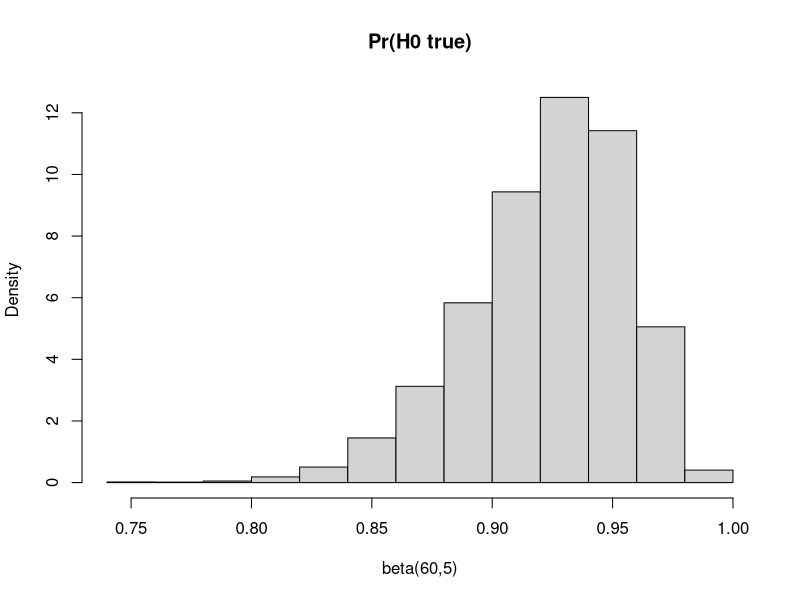
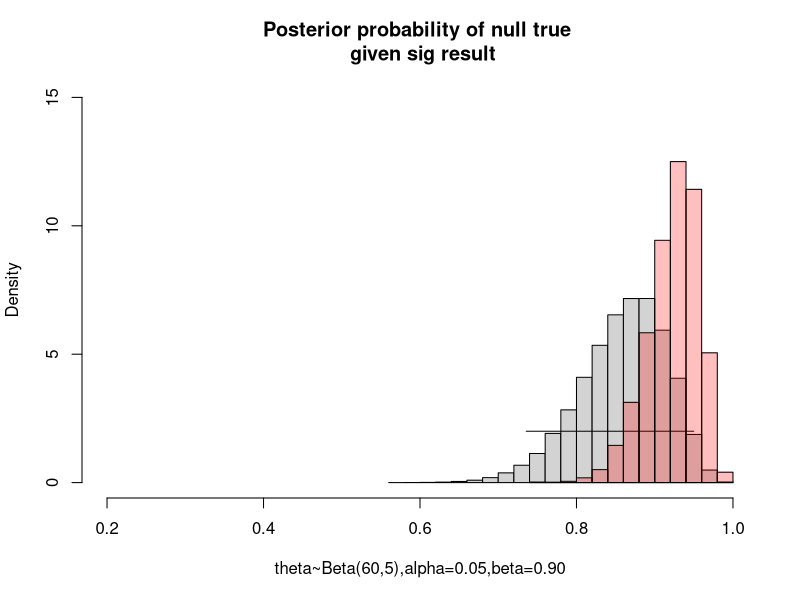
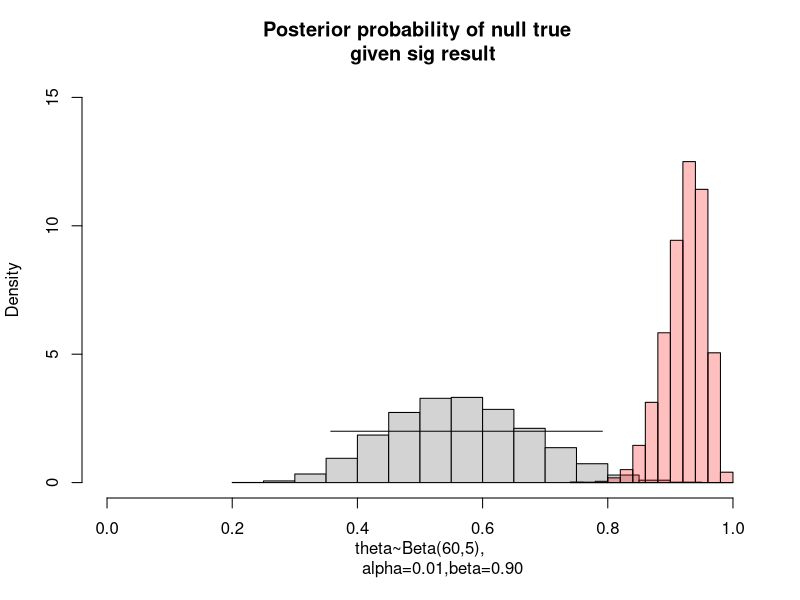
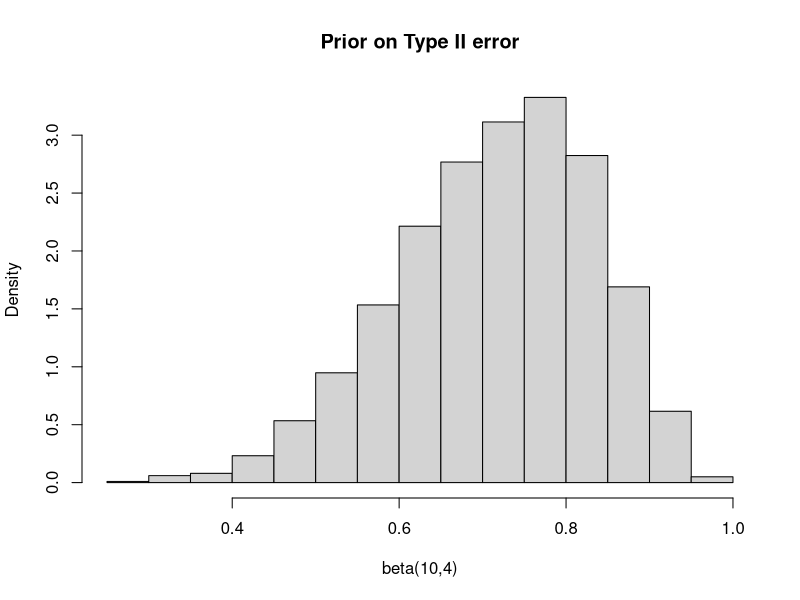
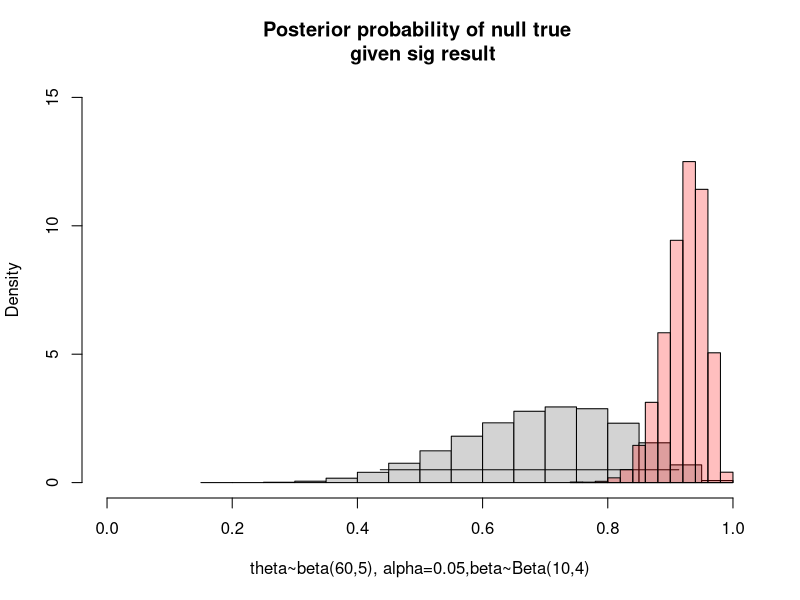
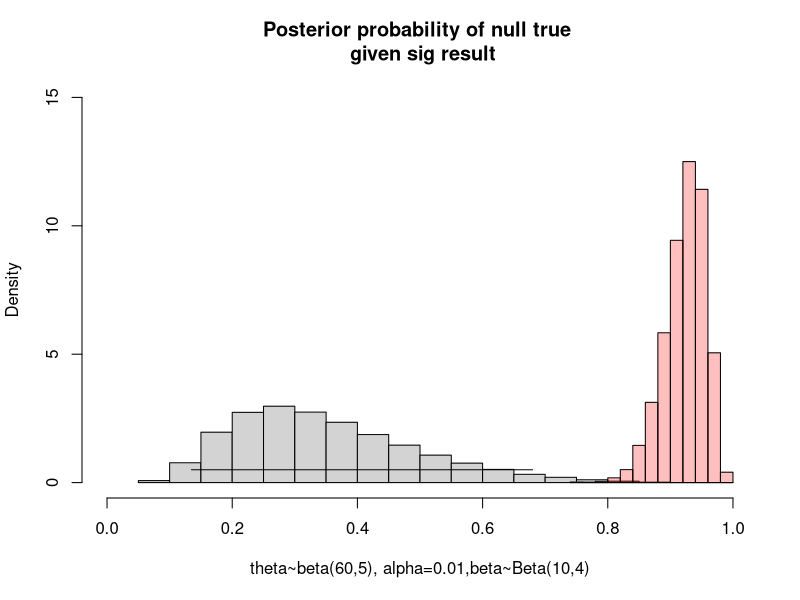

Generate these figures, in order, with R:
## ---- chunk 1
knitr::opts_chunk$set(echo = TRUE)
## ---- chunk 2
h0<-rbeta(10000,shape1 = 60, shape2 = 5)
mean(h0)
quantile(h0,prob=c(0.025,0.975))
hist(h0,freq=FALSE,xlab="beta(60,5)",main="Pr(H0 true)")
## ---- chunk 3
plotpost<-function(post=post,
                   xlabel="theta~Beta(5,60),alpha=0.05,beta=0.90",
                   mainlabel="Posterior probability of null true \n given sig result",
                   yloc=0.5,xlimit=c(0,0.5)
                   ){
hist(post,freq=FALSE,xlab=xlabel,
     main=mainlabel,xlim=xlimit,ylim=c(0,15))
postq<-quantile(post,probs=c(0.025,0.975))
arrows(x0=postq[1],x1=postq[2],y0=yloc,y1=yloc,length=0,angle=90)
}
## ---- chunk 4
nsim<-100000
post<-rep(NA,nsim)
alpha <- 0.05
beta <- 0.90
for(i in 1:nsim){
  theta<-rbeta(1,shape1 = 60,shape2 = 5)
  post[i]<-alpha*theta/(alpha*theta + (1-beta)*(1-theta))
}

plotpost(post,xlabel="theta~Beta(60,5),alpha=0.05,beta=0.90",xlimit=c(0.2,1),yloc=2)
hist(h0,freq=FALSE,add=TRUE,col=rgb(1,0,0,1/4))
## ---- chunk 5
post<-rep(NA,nsim)
alpha <- 0.01
beta <- 0.90
for(i in 1:nsim){
  theta<-rbeta(1,shape1 = 60,shape2 = 5)
  post[i]<-alpha*theta/(alpha*theta + (1-beta)*(1-theta))
}
plotpost(post,yloc=2,
         xlabel="theta~Beta(60,5),
         alpha=0.01,beta=0.90",xlimit=c(0,1))
hist(h0,freq=FALSE,add=TRUE,col=rgb(1,0,0,1/4))
## ---- chunk 6
beta<-rbeta(10000,shape1 = 10,shape2 = 4)
mean(beta)
quantile(beta,prob=c(0.025,0.975))
hist(beta,freq=FALSE,xlab="beta(10,4)",main="Prior on Type II error")
## ---- chunk 7
alpha <- 0.05
#beta <- 0.90
for(i in 1:nsim){
  theta<-rbeta(1,shape1 = 60,shape2 = 5)
  beta <- rbeta(1,shape1 = 10,shape2 = 4)
  ## beta can't be more than 0.95
  if(beta>0.95){
    beta=0.95
    } 
  post[i]<-alpha*theta/(alpha*theta + (1-beta)*(1-theta))
}

plotpost(post,xlabel="theta~beta(60,5), alpha=0.05,beta~Beta(10,4)",xlimit=c(0,1))
hist(h0,freq=FALSE,add=TRUE,col=rgb(1,0,0,1/4))
## ---- chunk 8
alpha <- 0.01
#beta <- 0.90
for(i in 1:nsim){
  theta<-rbeta(1,shape1 = 60,shape2 = 5)
  beta <- rbeta(1,shape1 = 10,shape2 = 4)
  ## beta can't be more than 0.95
  if(beta>0.95){
    beta=0.95
    } 
  post[i]<-alpha*theta/(alpha*theta + (1-beta)*(1-theta))
}

plotpost(post,xlabel="theta~beta(60,5), alpha=0.01,beta~Beta(10,4)",xlimit=c(0,1))
hist(h0,freq=FALSE,add=TRUE,col=rgb(1,0,0,1/4))

